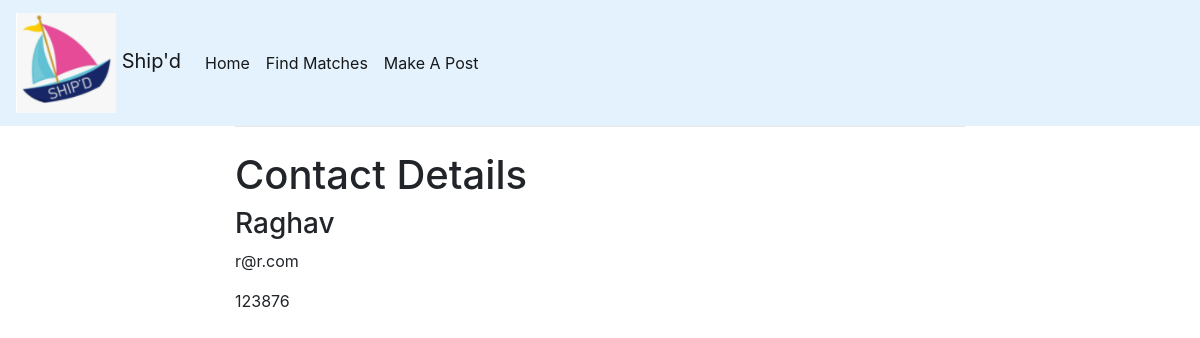
/matches/2/, run on the app's committed database.
### matches/models.py (models this page shows, shortened)
class Match(models.Model):
    op_name = models.CharField(max_length=200)
    op_email = models.EmailField(max_length=200)
    op_number = models.CharField(max_length=200)
    pub_date = models.DateTimeField('date published')
    money_needed = models.PositiveSmallIntegerField()
    money_spending = models.PositiveSmallIntegerField()
    store = models.CharField(max_length=200)
    resolved = models.BooleanField()
    def was_published_recently(self):
        now = timezone.now()
        return now - datetime.timedelta(days=1) <= self.pub_date <= now
    was_published_recently.admin_order_field = 'pub_date'
    was_published_recently.boolean = True
    was_published_recently.short_description = 'Published recently?'

### matches/views.py (the view)
# urls.py: path('<int:pk>/', views.MatchDetailView.as_view(), name='matchdetail'),
class MatchDetailView(generic.DetailView):
    model = Match
    template_name = 'matches/matchdetail.html'

### matches/templates/matches/matchdetail.html (shortened to what this page needs)
{% extends 'base.html' %}
{% block content %}
<h1>Contact Details</h1>
<h3>{{object.op_name}}</h3>
<p>{{object.op_email}}</p>
<p>{{object.op_number}}</p>
{% endblock %}

### data on the page
Match: op_name "Raghav", op_email "r@r.com", op_number "123876"
